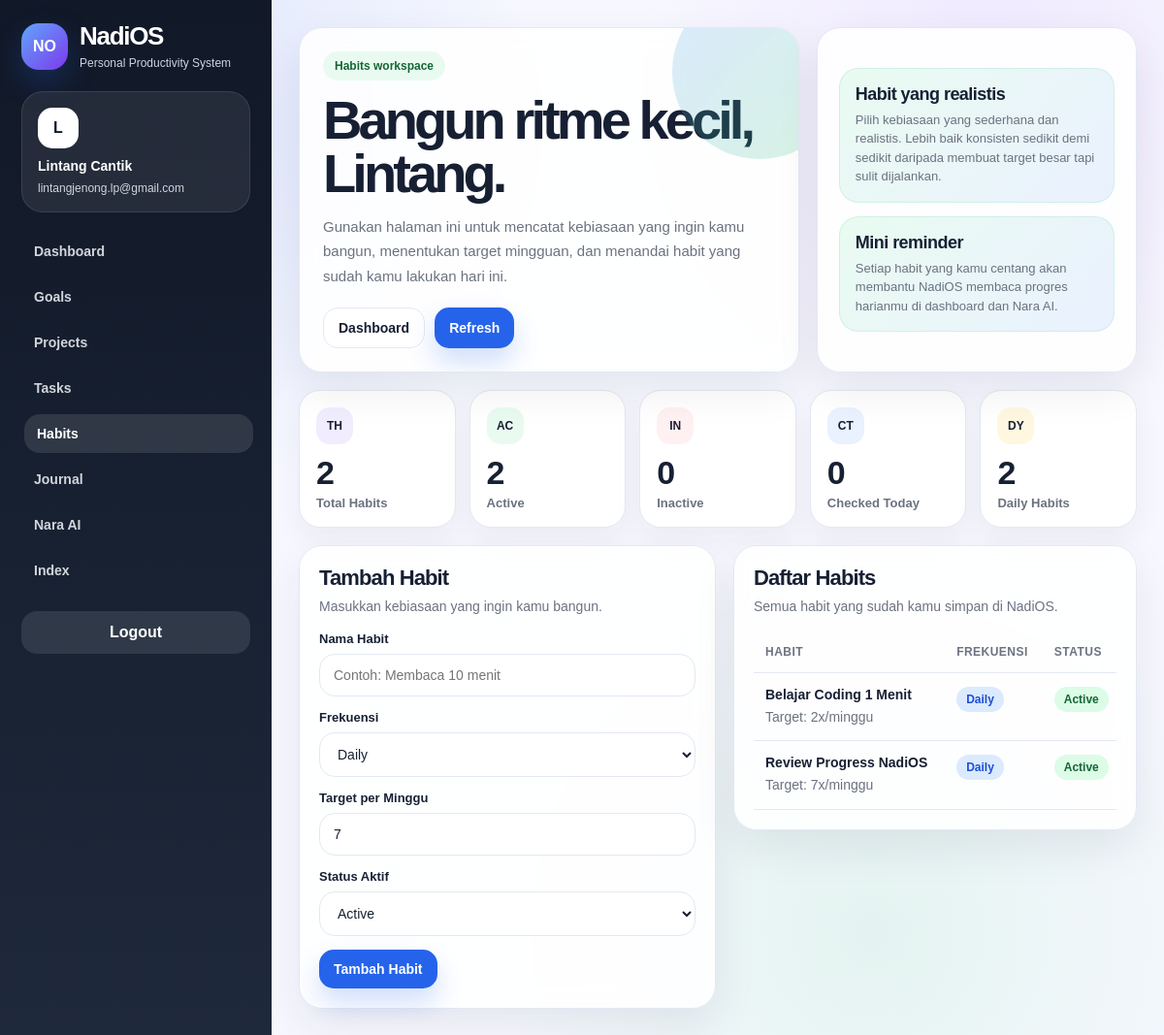
The app's page /habits.php (signed in), older data.
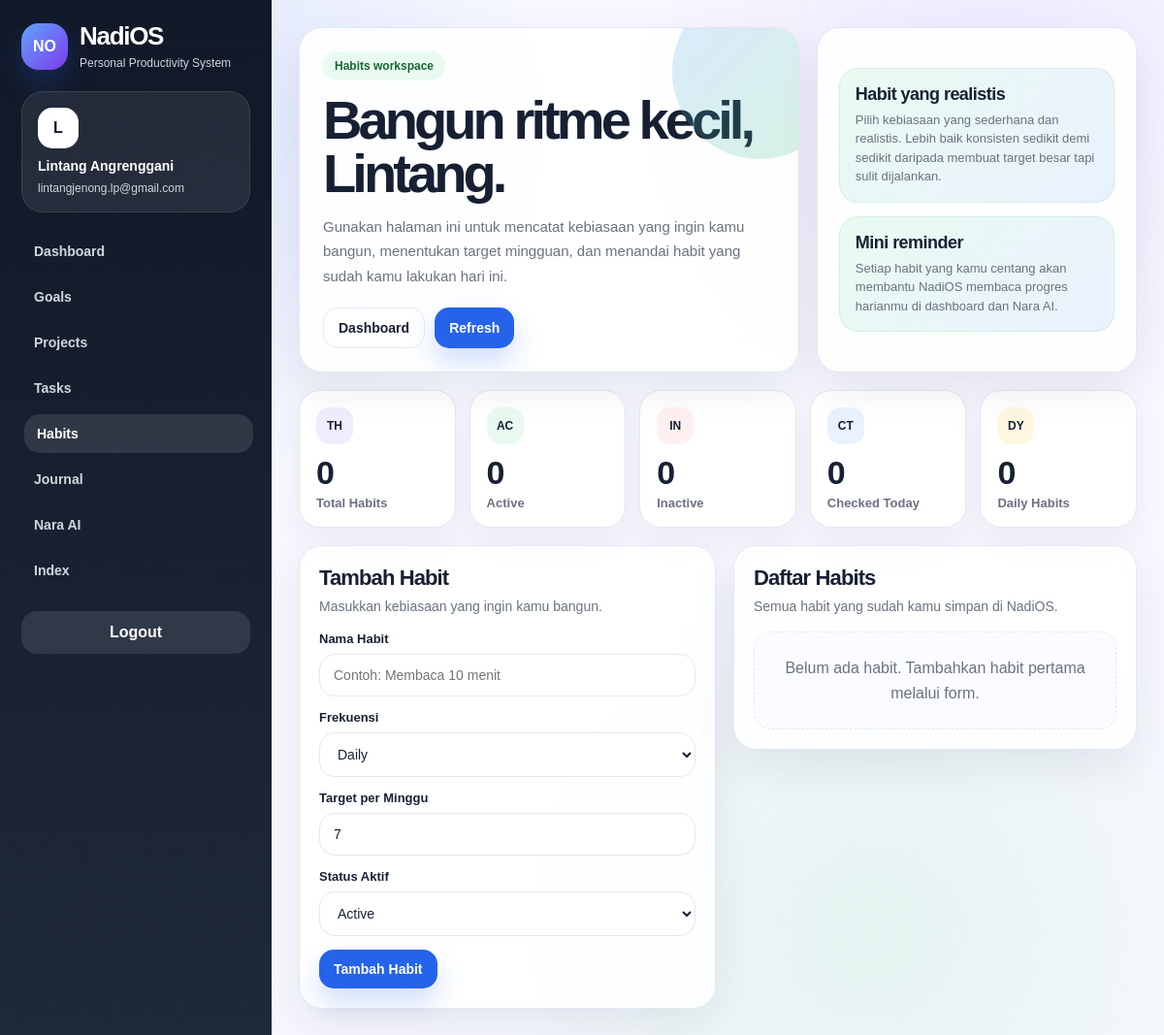
The same page, newer data.
### tables this page shows
CREATE TABLE `habits` (
  `id` int(11) NOT NULL,
  `user_id` int(11) NOT NULL,
  `name` varchar(150) NOT NULL,
  `frequency` enum('Daily','Weekly') NOT NULL DEFAULT 'Daily',
  `target_per_week` int(11) NOT NULL DEFAULT 7,
  `is_active` tinyint(1) NOT NULL DEFAULT 1,
  `created_at` timestamp NOT NULL DEFAULT current_timestamp()
);

### habits.php (the view, shortened to what this page needs)
<?php
$appName = "NadiOS";
$fullName = $_SESSION["full_name"] ?? "User";
$emailUser = $_SESSION["email"] ?? "";
$userId = (int) ($_SESSION["user_id"] ?? 0);
function e($value): string
{
    return htmlspecialchars((string) ($value ?? ""), ENT_QUOTES, "UTF-8");
}
function tableExists($conn, $tableName): bool
{
    $safeTable = mysqli_real_escape_string($conn, $tableName);
    $result = mysqli_query($conn, "SHOW TABLES LIKE '" . $safeTable . "'");
    return $result && mysqli_num_rows($result) > 0;
}
function frequencyBadgeClass($frequency): string
{
    if ($frequency === "Daily") {
        return "badge-blue";
    }
    return "badge-yellow";
}
function activeBadgeClass($isActive): string
{
    if ((int) $isActive === 1) {
        return "badge-green";
    }
    return "badge-red";
}
$editMode = false;
$editData = array(
    "id" => "",
    "name" => "",
    "frequency" => "Daily",
    "target_per_week" => 7,
    "is_active" => 1
);
$habits = array();
$todayLogs = array();
if (tableExists($conn, "habits")) {
    $listStmt = mysqli_prepare($conn, "SELECT * FROM habits WHERE user_id = ? ORDER BY created_at DESC");
    if ($listStmt) {
        mysqli_stmt_bind_param($listStmt, "i", $userId);
        mysqli_stmt_execute($listStmt);
        $listResult = mysqli_stmt_get_result($listStmt);
        if ($listResult) {
            while ($row = mysqli_fetch_assoc($listResult)) {
                $habits[] = $row;
            }
        }
    }
}
$totalHabits = count($habits);
$totalActive = 0;
$totalInactive = 0;
$totalCheckedToday = count($todayLogs);
$totalDaily = 0;
foreach ($habits as $habit) {
    if ((int) $habit["is_active"] === 1) {
        $totalActive++;
    } else {
        $totalInactive++;
    }
    if ($habit["frequency"] === "Daily") {
        $totalDaily++;
    }
}
$fullNameParts = preg_split('/\s+/', trim($fullName));
$firstName = $fullNameParts[0] ?? "User";
?>
<!DOCTYPE html>
<html lang="id">
<head>
</head>
<body>
<div class="app">
    <aside class="sidebar">
        <div class="brand">
            <div class="brand-mark">NO</div>
            <div>
                <h1 class="logo"><?php echo e($appName); ?></h1>
                <p class="sidebar-subtitle">Personal Productivity System</p>
            </div>
        </div>
        <div class="user-card">
            <div class="user-avatar"><?php echo strtoupper(substr(e($fullName), 0, 1)); ?></div>
            <strong><?php echo e($fullName); ?></strong>
            <span><?php echo e($emailUser); ?></span>
        </div>
        <nav class="nav">
            <a href="dashboard.php">Dashboard</a>
            <a href="goals.php">Goals</a>
            <a href="projects.php">Projects</a>
            <a href="tasks.php">Tasks</a>
            <a href="habits.php" class="active">Habits</a>
            <a href="journals.php">Journal</a>
            <a href="ai_assistant.php">Nara AI</a>
            <a href="index.php">Index</a>
        </nav>
        <div class="logout-box">
            <a href="logout.php" class="logout-link">Logout</a>
        </div>
    </aside>
    <main class="content">
        <section class="hero">
            <div class="hero-main">
                <span class="eyebrow">Habits workspace</span>
                <h1>Bangun ritme kecil, <?php echo e($firstName); ?>.</h1>
                <p>
                    Gunakan halaman ini untuk mencatat kebiasaan yang ingin kamu bangun, menentukan target mingguan, dan menandai habit yang sudah kamu lakukan hari ini.
                </p>
                <div class="hero-actions">
                    <a href="dashboard.php" class="btn btn-secondary">Dashboard</a>
                    <a href="habits.php" class="btn btn-primary">Refresh</a>
                </div>
            </div>
            <div class="hero-side">
                <div class="tip-card">
                    <strong>Habit yang realistis</strong>
                    <span>
                       Pilih kebiasaan yang sederhana dan realistis. Lebih baik konsisten sedikit demi sedikit daripada membuat target besar tapi sulit dijalankan.
                    </span>
                </div>
                <div class="tip-card">
                    <strong>Mini reminder</strong>
                    <span>
                        Setiap habit yang kamu centang akan membantu NadiOS membaca progres harianmu di dashboard dan Nara AI.
                </div>
            </div>
        </section>
        <section class="stats-grid">
            <div class="stat-card"><div class="stat-icon">TH</div><h2><?php echo $totalHabits; ?></h2><p>Total Habits</p></div>
            <div class="stat-card"><div class="stat-icon">AC</div><h2><?php echo $totalActive; ?></h2><p>Active</p></div>
            <div class="stat-card"><div class="stat-icon">IN</div><h2><?php echo $totalInactive; ?></h2><p>Inactive</p></div>
            <div class="stat-card"><div class="stat-icon">CT</div><h2><?php echo $totalCheckedToday; ?></h2><p>Checked Today</p></div>
            <div class="stat-card"><div class="stat-icon">DY</div><h2><?php echo $totalDaily; ?></h2><p>Daily Habits</p></div>
        </section>
        <section class="grid">
            <div class="card">
                <div class="section-head">
                    <div>
                        <h2><?php echo $editMode ? "Edit Habit" : "Tambah Habit"; ?></h2>
                        <p>Masukkan kebiasaan yang ingin kamu bangun.</p>
                    </div>
                </div>
                <form class="form" action="habits.php" method="POST">
                    <div class="form-group">
                        <label for="name">Nama Habit</label>
                        <input
                            type="text"
                            id="name"
                            name="name"
                            class="form-control"
                            placeholder="Contoh: Membaca 10 menit"
                            value="<?php echo e($editData["name"]); ?>"
                            required
                        >
                    </div>
                    <div class="form-group">
                        <label for="frequency">Frekuensi</label>
                        <select id="frequency" name="frequency" class="form-control" required>
                            <option value="Daily" <?php if ($editData["frequency"] === "Daily") { echo "selected"; } ?>>Daily</option>
                        </select>
                    </div>
                    <div class="form-group">
                        <label for="target_per_week">Target per Minggu</label>
                        <input
                            type="number"
                            id="target_per_week"
                            name="target_per_week"
                            class="form-control"
                            min="1"
                            max="7"
                            value="<?php echo e($editData["target_per_week"]); ?>"
                            required
                        >
                    </div>
                    <div class="form-group">
                        <label for="is_active">Status Aktif</label>
                        <select id="is_active" name="is_active" class="form-control" required>
                            <option value="1" <?php if ((int) $editData["is_active"] === 1) { echo "selected"; } ?>>Active</option>
                        </select>
                    </div>
                    <div class="form-actions">
                        <button type="submit" class="btn btn-primary">
                            <?php echo $editMode ? "Update Habit" : "Tambah Habit"; ?>
                        </button>
                    </div>
                </form>
            </div>
            <div class="card">
                <div class="section-head">
                    <div>
                        <h2>Daftar Habits</h2>
                        <p>Semua habit yang sudah kamu simpan di NadiOS.</p>
                    </div>
                </div>
                <?php if (count($habits) === 0) { ?>
                    <div class="empty">Belum ada habit. Tambahkan habit pertama melalui form.</div>
                <?php } else { ?>
                    <div class="table-wrapper">
                        <table>
                            <thead>
                                <tr>
                                    <th>Habit</th>
                                    <th>Frekuensi</th>
                                    <th>Status</th>
                                </tr>
                            </thead>
                            <tbody>
                                <?php foreach ($habits as $habit) { ?>
                                    <tr>
                                        <td>
                                            <div class="habit-title"><?php echo e($habit["name"]); ?></div>
                                            <div class="habit-meta">Target: <?php echo e($habit["target_per_week"]); ?>x/minggu</div>
                                        </td>
                                        <td>
                                            <span class="badge <?php echo frequencyBadgeClass($habit["frequency"]); ?>">
                                                <?php echo e($habit["frequency"]); ?>
                                            </span>
                                        </td>
                                        <td>
                                            <span class="badge <?php echo activeBadgeClass($habit["is_active"]); ?>">
                                                <?php echo ((int) $habit["is_active"] === 1) ? "Active" : "Inactive"; ?>
                                            </span>
                                        </td>
                                    </tr>
                                <?php } ?>
                            </tbody>
                        </table>
                    </div>
                <?php } ?>
            </div>
        </section>
    </main>
</div>
</body>
</html>

Row changes from the older to the newer data that the page shows:
removed habits: frequency "Daily", target_per_week "7", is_active "Active", name "Review Progress NadiOS"
removed habits: name "Belajar Coding 1 Menit", target_per_week "2", frequency "Daily", is_active "Active"
Text that changed along with them:
$fullName: "Lintang Cantik" → "Lintang Angrenggani"
$totalHabits: "2" → "0"
$totalActive: "2" → "0"
$totalDaily: "2" → "0"
form field frequency: (not shown) → "Daily"
form field target_per_week: (not shown) → "7"
form field is_active: (not shown) → "Active"
text no longer shown: "HABIT FREKUENSI STATUS"
text now shown: "Belum ada habit. Tambahkan habit pertama melalui form."
